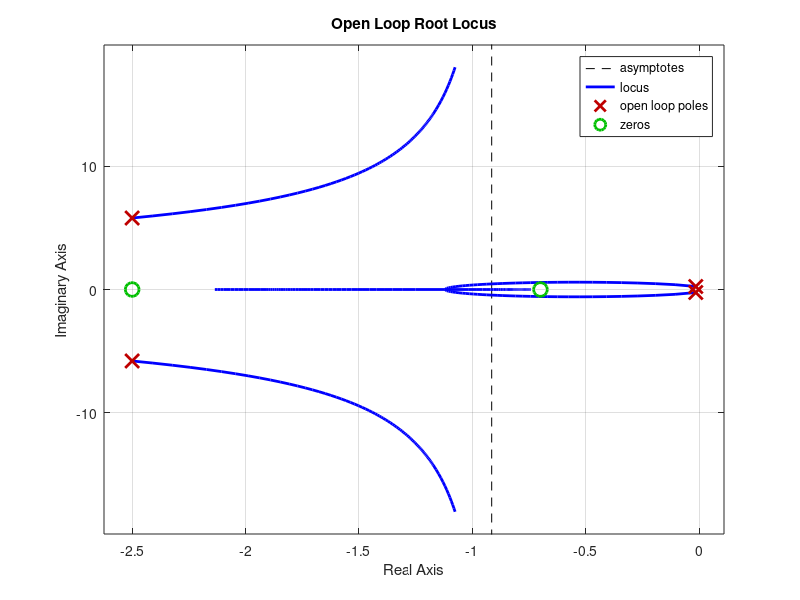

Here is the MATLAB script that generated this plot: (Note: this script raises an error after producing the figure.)
clear; clc;

%% Open Loop System

% Define system for P(s) = theta(s)/delta_e(s)
s = tf('s');
P = 160*(s + 2.5)*(s + 0.7)/(s^2 + 5*s +40)/(s^2 + 0.03*s + 0.06);

% open loop rlocus
figure(1);
rlocus(P);
title("Open Loop Root Locus");

%% Controller Design
% Objective 1: tr < 1, M_p < 10%

% Controller Chosen to be Lead Compensator and PI 
% Desired to increase natural frequency and decrease overshoot
% C = K*Dc*(Kp +Ki/s)

% Used MATLAB Control System Designer to design controller

% Lead Compensator
Dc = (s/1.5385 + 1)/(s/153.846 + 1);

% Gains
K = 0.05;
Kp = 3.7;
Ki = 1;

% Controller
C = K*Dc*(Kp + Ki/s);

% obtain t_r, and M_p
G = P*C/(1+P*C);
stepinfo(G)

%% Step Responses

% ref to control
Gur = C/(1 + P*C);
figure(3);
step(Gur);
title("Ref to Control");
ylabel("Elevator angle (deg)");

% ref to error
Ger = 1/(1 + P*C);
figure(4);
step(Ger);
title("Ref to Error");
ylabel("Error (deg)");

% ref to output
Gyr = P*C/(1+P*C);
figure(5);
step(Gyr);
title("Ref to Output");
ylabel("Pitch angle (deg)");

% dist to control
Gud = -P*C/(1+P*C);
figure(6);
step(Gud);
title("Dist to Control");
ylabel("Elevator angle (deg)");

% dist to error
Ged = -P/(1 + P*C);
figure(7);
step(Ged);
title("Dist to Error");
ylabel("Error (deg)");

% dist to output
Gyd = P/(1 + P*C);
figure(8);
step(Gyd);
title("Dist to Output");
ylabel("Pitch angle (deg)");
